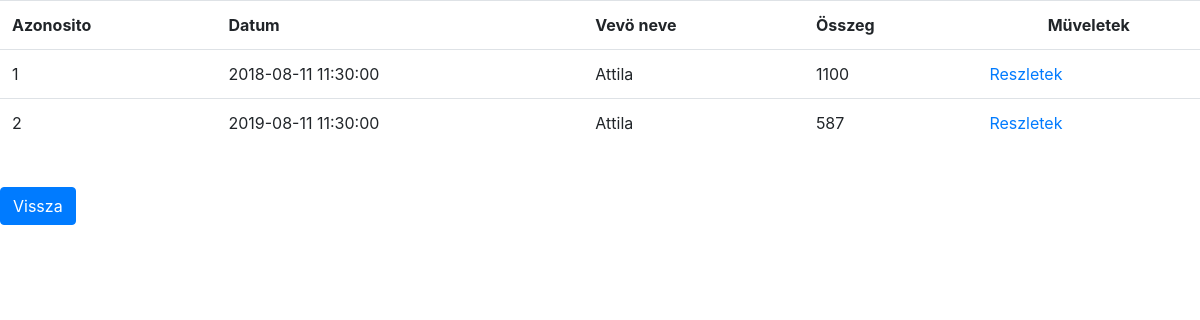
The page /billsList.php on the database its author committed.
### tables this page shows
CREATE TABLE IF NOT EXISTS `szamlak` (
  `SzamlaID` int(10) UNSIGNED NOT NULL AUTO_INCREMENT,
  `VevoID` int(10) UNSIGNED DEFAULT NULL,
  `Datum` timestamp NOT NULL DEFAULT current_timestamp() ON UPDATE current_timestamp(),
  PRIMARY KEY (`SzamlaID`),
  KEY `VevoID` (`VevoID`)
);

CREATE TABLE IF NOT EXISTS `vevok` (
  `VevoID` int(10) UNSIGNED NOT NULL AUTO_INCREMENT,
  `nev` varchar(50) DEFAULT NULL,
  `email` varchar(50) DEFAULT NULL,
  `telefon` varchar(50) DEFAULT NULL,
  `cim` varchar(50) DEFAULT NULL,
  PRIMARY KEY (`VevoID`)
);

### billsList.php (the view, shortened to what this page needs)
<?php
    $conn = new mysqli("localhost", "root", "", "iwyrwv_testdb");
    $sql_query="
    SELECT s.SzamlaID,s.Datum, v.nev, SUM((t.egysegar*r.Mennyiseg)) AS Összeg FROM szamlak s
    INNER JOIN rendelesek r ON s.SzamlaID = r.SzamlaID
    INNER JOIN term_szolg t ON t.Term_szolgID = r.Term_szolgID
    INNER JOIN vevok v ON v.VevoID = s.VevoID
    GROUP BY s.SzamlaID";
    $result_set=$conn->query($sql_query);
?>
<!DOCTYPE html>
<html>
<head>
    <link rel="stylesheet" href="https://cdn.jsdelivr.net/npm/bootstrap@4.3.1/dist/css/bootstrap.min.css">
</head>
<body>
    <table class="table">
    <tr>
        <th>Azonosito</th>
        <th>Datum</th>
        <th>Vevö neve</th>
        <th>Összeg</th>
        <th colspan="1" class="text-center">Müveletek</th>
    </tr>
    <?php
    if(mysqli_num_rows($result_set)>0)
    {
        while($row=mysqli_fetch_row($result_set))
        {
            ?>
            <tr>
                <td><?php echo $row[0]; ?></td>
                <td><?php echo $row[1]; ?></td>
                <td><?php echo $row[2]; ?></td>
                <td><?php echo $row[3]; ?></td>
                <td><a href="billDetails.php?id=<?php echo $row[0];?>">Reszletek</a></td>
            </tr>
            <?php
        }
    }
    else
    {
        ?>
        <tr>
        <th colspan="4">Nem talalhato Szamla az adatbazisban</th>
        </tr>
        <?php
    }
        ?>
    </table>
    <br>
    <a href="index.html" class="btn btn-primary">Vissza</a>
</body>
</html>

### rows shown on the page
szamlak: SzamlaID "1", Datum "2018-08-11 11:30:00", VevoID.nev "Attila", row "1100"
szamlak: SzamlaID "2", Datum "2019-08-11 11:30:00", VevoID.nev "Attila", row "587"
